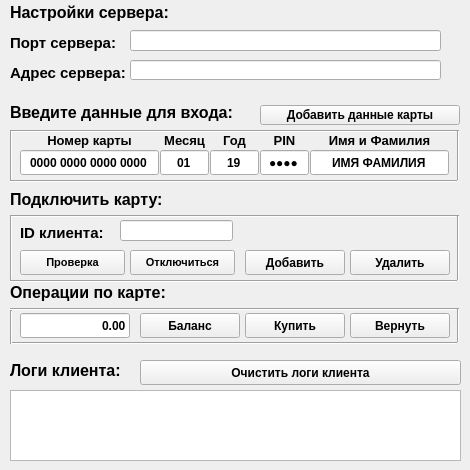
  <widget class="QWidget" name="centralWidget">
   <widget class="QListWidget" name="log">
    <property name="geometry">
     <rect>
      <x>10</x>
      <y>390</y>
      <width>451</width>
      <height>71</height>
     </rect>
    </property>
   </widget>
   <widget class="QLineEdit" name="cardNumberEdit">
    <property name="geometry">
     <rect>
      <x>20</x>
      <y>150</y>
      <width>139</width>
      <height>25</height>
     </rect>
    </property>
    <property name="palette">
     <palette>
      <active>
       <colorrole role="WindowText">
        <brush brushstyle="SolidPattern">
         <color alpha="255">
          <red>0</red>
          <green>0</green>
          <blue>0</blue>
         </color>
        </brush>
       </colorrole>
       <colorrole role="Text">
        <brush brushstyle="SolidPattern">
         <color alpha="255">
          <red>0</red>
          <green>0</green>
          <blue>0</blue>
         </color>
        </brush>
       </colorrole>
       <colorrole role="PlaceholderText">
        <brush brushstyle="NoBrush">
         <color alpha="128">
          <red>0</red>
          <green>0</green>
          <blue>0</blue>
         </color>
        </brush>
       </colorrole>
      </active>
      <inactive>
       <colorrole role="WindowText">
        <brush brushstyle="SolidPattern">
         <color alpha="255">
          <red>0</red>
          <green>0</green>
          <blue>0</blue>
         </color>
        </brush>
       </colorrole>
       <colorrole role="Text">
        <brush brushstyle="SolidPattern">
         <color alpha="255">
          <red>0</red>
          <green>0</green>
          <blue>0</blue>
         </color>
        </brush>
       </colorrole>
       <colorrole role="PlaceholderText">
        <brush brushstyle="NoBrush">
         <color alpha="128">
          <red>0</red>
          <green>0</green>
          <blue>0</blue>
         </color>
        </brush>
       </colorrole>
      </inactive>
      <disabled>
       <colorrole role="WindowText">
        <brush brushstyle="SolidPattern">
         <color alpha="255">
          <red>0</red>
          <green>0</green>
          <blue>0</blue>
         </color>
        </brush>
       </colorrole>
       <colorrole role="Text">
        <brush brushstyle="SolidPattern">
         <color alpha="255">
          <red>0</red>
          <green>0</green>
          <blue>0</blue>
         </color>
        </brush>
       </colorrole>
       <colorrole role="PlaceholderText">
        <brush brushstyle="NoBrush">
         <color alpha="128">
          <red>0</red>
          <green>0</green>
          <blue>0</blue>
         </color>
        </brush>
       </colorrole>
      </disabled>
     </palette>
    </property>
    <property name="font">
     <font>
      <weight>75</weight>
      <bold>true</bold>
     </font>
    </property>
    <property name="inputMask">
     <string>9999 9999 9999 9999</string>
    </property>
    <property name="text">
     <string>0000 0000 0000 0000</string>
    </property>
    <property name="alignment">
     <set>Qt::AlignCenter</set>
    </property>
   </widget>
   <widget class="QLabel" name="label_2">
    <property name="geometry">
     <rect>
      <x>10</x>
      <y>102</y>
      <width>300</width>
      <height>20</height>
     </rect>
    </property>
    <property name="font">
     <font>
      <pointsize>12</pointsize>
      <weight>75</weight>
      <bold>true</bold>
     </font>
    </property>
    <property name="text">
     <string>Введите данные для входа:</string>
    </property>
   </widget>
   <widget class="QLabel" name="label_3">
    <property name="geometry">
     <rect>
      <x>20</x>
      <y>130</y>
      <width>139</width>
      <height>20</height>
     </rect>
    </property>
    <property name="font">
     <font>
      <pointsize>10</pointsize>
      <weight>75</weight>
      <bold>true</bold>
     </font>
    </property>
    <property name="text">
     <string>Номер карты</string>
    </property>
    <property name="alignment">
     <set>Qt::AlignCenter</set>
    </property>
   </widget>
   <widget class="QLabel" name="label_4">
    <property name="geometry">
     <rect>
      <x>160</x>
      <y>130</y>
      <width>49</width>
      <height>20</height>
     </rect>
    </property>
    <property name="font">
     <font>
      <pointsize>10</pointsize>
      <weight>75</weight>
      <bold>true</bold>
     </font>
    </property>
    <property name="text">
     <string>Месяц</string>
    </property>
    <property name="alignment">
     <set>Qt::AlignCenter</set>
    </property>
   </widget>
   <widget class="QLineEdit" name="cardMounthEdit">
    <property name="geometry">
     <rect>
      <x>160</x>
      <y>150</y>
      <width>49</width>
      <height>25</height>
     </rect>
    </property>
    <property name="palette">
     <palette>
      <active>
       <colorrole role="WindowText">
        <brush brushstyle="SolidPattern">
         <color alpha="255">
          <red>0</red>
          <green>0</green>
          <blue>0</blue>
         </color>
        </brush>
       </colorrole>
       <colorrole role="Text">
        <brush brushstyle="SolidPattern">
         <color alpha="255">
          <red>0</red>
          <green>0</green>
          <blue>0</blue>
         </color>
        </brush>
       </colorrole>
       <colorrole role="PlaceholderText">
        <brush brushstyle="NoBrush">
         <color alpha="128">
          <red>0</red>
          <green>0</green>
          <blue>0</blue>
         </color>
        </brush>
       </colorrole>
      </active>
      <inactive>
       <colorrole role="WindowText">
        <brush brushstyle="SolidPattern">
         <color alpha="255">
          <red>0</red>
          <green>0</green>
          <blue>0</blue>
         </color>
        </brush>
       </colorrole>
       <colorrole role="Text">
        <brush brushstyle="SolidPattern">
         <color alpha="255">
          <red>0</red>
          <green>0</green>
          <blue>0</blue>
         </color>
        </brush>
       </colorrole>
       <colorrole role="PlaceholderText">
        <brush brushstyle="NoBrush">
         <color alpha="128">
          <red>0</red>
          <green>0</green>
          <blue>0</blue>
         </color>
        </brush>
       </colorrole>
      </inactive>
      <disabled>
       <colorrole role="WindowText">
        <brush brushstyle="SolidPattern">
         <color alpha="255">
          <red>0</red>
          <green>0</green>
          <blue>0</blue>
         </color>
        </brush>
       </colorrole>
       <colorrole role="Text">
        <brush brushstyle="SolidPattern">
         <color alpha="255">
          <red>0</red>
          <green>0</green>
          <blue>0</blue>
         </color>
        </brush>
       </colorrole>
       <colorrole role="PlaceholderText">
        <brush brushstyle="NoBrush">
         <color alpha="128">
          <red>0</red>
          <green>0</green>
          <blue>0</blue>
         </color>
        </brush>
       </colorrole>
      </disabled>
     </palette>
    </property>
    <property name="font">
     <font>
      <weight>75</weight>
      <bold>true</bold>
     </font>
    </property>
    <property name="inputMask">
     <string>99</string>
    </property>
    <property name="text">
     <string>01</string>
    </property>
    <property name="alignment">
     <set>Qt::AlignCenter</set>
    </property>
   </widget>
   <widget class="QLineEdit" name="cardYearEdit">
    <property name="geometry">
     <rect>
      <x>210</x>
      <y>150</y>
      <width>49</width>
      <height>25</height>
     </rect>
    </property>
    <property name="palette">
     <palette>
      <active>
       <colorrole role="WindowText">
        <brush brushstyle="SolidPattern">
         <color alpha="255">
          <red>0</red>
          <green>0</green>
          <blue>0</blue>
         </color>
        </brush>
       </colorrole>
       <colorrole role="Text">
        <brush brushstyle="SolidPattern">
         <color alpha="255">
          <red>0</red>
          <green>0</green>
          <blue>0</blue>
         </color>
        </brush>
       </colorrole>
       <colorrole role="PlaceholderText">
        <brush brushstyle="NoBrush">
         <color alpha="128">
          <red>0</red>
          <green>0</green>
          <blue>0</blue>
         </color>
        </brush>
       </colorrole>
      </active>
      <inactive>
       <colorrole role="WindowText">
        <brush brushstyle="SolidPattern">
         <color alpha="255">
          <red>0</red>
          <green>0</green>
          <blue>0</blue>
         </color>
        </brush>
       </colorrole>
       <colorrole role="Text">
        <brush brushstyle="SolidPattern">
         <color alpha="255">
          <red>0</red>
          <green>0</green>
          <blue>0</blue>
         </color>
        </brush>
       </colorrole>
       <colorrole role="PlaceholderText">
        <brush brushstyle="NoBrush">
         <color alpha="128">
          <red>0</red>
          <green>0</green>
          <blue>0</blue>
         </color>
        </brush>
       </colorrole>
      </inactive>
      <disabled>
       <colorrole role="WindowText">
        <brush brushstyle="SolidPattern">
         <color alpha="255">
          <red>0</red>
          <green>0</green>
          <blue>0</blue>
         </color>
        </brush>
       </colorrole>
       <colorrole role="Text">
        <brush brushstyle="SolidPattern">
         <color alpha="255">
          <red>0</red>
          <green>0</green>
          <blue>0</blue>
         </color>
        </brush>
       </colorrole>
       <colorrole role="PlaceholderText">
        <brush brushstyle="NoBrush">
         <color alpha="128">
          <red>0</red>
          <green>0</green>
          <blue>0</blue>
         </color>
        </brush>
       </colorrole>
      </disabled>
     </palette>
    </property>
    <property name="font">
     <font>
      <weight>75</weight>
      <bold>true</bold>
     </font>
    </property>
    <property name="inputMask">
     <string>99</string>
    </property>
    <property name="text">
     <string>19</string>
    </property>
    <property name="alignment">
     <set>Qt::AlignCenter</set>
    </property>
   </widget>
   <widget class="QLabel" name="label_5">
    <property name="geometry">
     <rect>
      <x>310</x>
      <y>130</y>
      <width>139</width>
      <height>20</height>
     </rect>
    </property>
    <property name="font">
     <font>
      <pointsize>10</pointsize>
      <weight>75</weight>
      <bold>true</bold>
     </font>
    </property>
    <property name="text">
     <string>Имя и Фамилия</string>
    </property>
    <property name="alignment">
     <set>Qt::AlignCenter</set>
    </property>
   </widget>
   <widget class="QLineEdit" name="cardNameEdit">
    <property name="geometry">
     <rect>
      <x>310</x>
      <y>150</y>
      <width>139</width>
      <height>25</height>
     </rect>
    </property>
    <property name="palette">
     <palette>
      <active>
       <colorrole role="WindowText">
        <brush brushstyle="SolidPattern">
         <color alpha="255">
          <red>0</red>
          <green>0</green>
          <blue>0</blue>
         </color>
        </brush>
       </colorrole>
       <colorrole role="Text">
        <brush brushstyle="SolidPattern">
         <color alpha="255">
          <red>0</red>
          <green>0</green>
          <blue>0</blue>
         </color>
        </brush>
       </colorrole>
       <colorrole role="PlaceholderText">
        <brush brushstyle="NoBrush">
         <color alpha="128">
          <red>0</red>
          <green>0</green>
          <blue>0</blue>
         </color>
        </brush>
       </colorrole>
      </active>
      <inactive>
       <colorrole role="WindowText">
        <brush brushstyle="SolidPattern">
         <color alpha="255">
          <red>0</red>
          <green>0</green>
          <blue>0</blue>
         </color>
        </brush>
       </colorrole>
       <colorrole role="Text">
        <brush brushstyle="SolidPattern">
         <color alpha="255">
          <red>0</red>
          <green>0</green>
          <blue>0</blue>
         </color>
        </brush>
       </colorrole>
       <colorrole role="PlaceholderText">
        <brush brushstyle="NoBrush">
         <color alpha="128">
          <red>0</red>
          <green>0</green>
          <blue>0</blue>
         </color>
        </brush>
       </colorrole>
      </inactive>
      <disabled>
       <colorrole role="WindowText">
        <brush brushstyle="SolidPattern">
         <color alpha="255">
          <red>0</red>
          <green>0</green>
          <blue>0</blue>
         </color>
        </brush>
       </colorrole>
       <colorrole role="Text">
        <brush brushstyle="SolidPattern">
         <color alpha="255">
          <red>0</red>
          <green>0</green>
          <blue>0</blue>
         </color>
        </brush>
       </colorrole>
       <colorrole role="PlaceholderText">
        <brush brushstyle="NoBrush">
         <color alpha="128">
          <red>0</red>
          <green>0</green>
          <blue>0</blue>
         </color>
        </brush>
       </colorrole>
      </disabled>
     </palette>
    </property>
    <property name="font">
     <font>
      <weight>75</weight>
      <bold>true</bold>
     </font>
    </property>
    <property name="inputMask">
     <string/>
    </property>
    <property name="text">
     <string>ИМЯ ФАМИЛИЯ</string>
    </property>
    <property name="maxLength">
     <number>25</number>
    </property>
    <property name="alignment">
     <set>Qt::AlignCenter</set>
    </property>
   </widget>
   <widget class="QLabel" name="label_6">
    <property name="geometry">
     <rect>
      <x>260</x>
      <y>130</y>
      <width>49</width>
      <height>20</height>
     </rect>
    </property>
    <property name="font">
     <font>
      <pointsize>10</pointsize>
      <weight>75</weight>
      <bold>true</bold>
     </font>
    </property>
    <property name="text">
     <string>PIN</string>
    </property>
    <property name="alignment">
     <set>Qt::AlignCenter</set>
    </property>
   </widget>
   <widget class="QLineEdit" name="cardPinEdit">
    <property name="geometry">
     <rect>
      <x>260</x>
      <y>150</y>
      <width>49</width>
      <height>25</height>
     </rect>
    </property>
    <property name="palette">
     <palette>
      <active>
       <colorrole role="WindowText">
        <brush brushstyle="SolidPattern">
         <color alpha="255">
          <red>0</red>
          <green>0</green>
          <blue>0</blue>
         </color>
        </brush>
       </colorrole>
       <colorrole role="Text">
        <brush brushstyle="SolidPattern">
         <color alpha="255">
          <red>0</red>
          <green>0</green>
          <blue>0</blue>
         </color>
        </brush>
       </colorrole>
       <colorrole role="PlaceholderText">
        <brush brushstyle="NoBrush">
         <color alpha="128">
          <red>0</red>
          <green>0</green>
          <blue>0</blue>
         </color>
        </brush>
       </colorrole>
      </active>
      <inactive>
       <colorrole role="WindowText">
        <brush brushstyle="SolidPattern">
         <color alpha="255">
          <red>0</red>
          <green>0</green>
          <blue>0</blue>
         </color>
        </brush>
       </colorrole>
       <colorrole role="Text">
        <brush brushstyle="SolidPattern">
         <color alpha="255">
          <red>0</red>
          <green>0</green>
          <blue>0</blue>
         </color>
        </brush>
       </colorrole>
       <colorrole role="PlaceholderText">
        <brush brushstyle="NoBrush">
         <color alpha="128">
          <red>0</red>
          <green>0</green>
          <blue>0</blue>
         </color>
        </brush>
       </colorrole>
      </inactive>
      <disabled>
       <colorrole role="WindowText">
        <brush brushstyle="SolidPattern">
         <color alpha="255">
          <red>0</red>
          <green>0</green>
          <blue>0</blue>
         </color>
        </brush>
       </colorrole>
       <colorrole role="Text">
        <brush brushstyle="SolidPattern">
         <color alpha="255">
          <red>0</red>
          <green>0</green>
          <blue>0</blue>
         </color>
        </brush>
       </colorrole>
       <colorrole role="PlaceholderText">
        <brush brushstyle="NoBrush">
         <color alpha="128">
          <red>0</red>
          <green>0</green>
          <blue>0</blue>
         </color>
        </brush>
       </colorrole>
      </disabled>
     </palette>
    </property>
    <property name="font">
     <font>
      <weight>75</weight>
      <bold>true</bold>
     </font>
    </property>
    <property name="inputMask">
     <string>9999</string>
    </property>
    <property name="text">
     <string>0000</string>
    </property>
    <property name="echoMode">
     <enum>QLineEdit::PasswordEchoOnEdit</enum>
    </property>
    <property name="alignment">
     <set>Qt::AlignCenter</set>
    </property>
   </widget>
   <widget class="QPushButton" name="balanceButton">
    <property name="geometry">
     <rect>
      <x>140</x>
      <y>313</y>
      <width>100</width>
      <height>25</height>
     </rect>
    </property>
    <property name="font">
     <font>
      <weight>75</weight>
      <bold>true</bold>
     </font>
    </property>
    <property name="text">
     <string>Баланс</string>
    </property>
   </widget>
   <widget class="QPushButton" name="closeConnectionButton">
    <property name="geometry">
     <rect>
      <x>130</x>
      <y>250</y>
      <width>105</width>
      <height>25</height>
     </rect>
    </property>
    <property name="font">
     <font>
      <pointsize>8</pointsize>
      <weight>75</weight>
      <bold>true</bold>
     </font>
    </property>
    <property name="text">
     <string>Отключиться</string>
    </property>
   </widget>
   <widget class="QLabel" name="label">
    <property name="geometry">
     <rect>
      <x>10</x>
      <y>30</y>
      <width>120</width>
      <height>25</height>
     </rect>
    </property>
    <property name="font">
     <font>
      <pointsize>11</pointsize>
      <weight>75</weight>
      <bold>true</bold>
     </font>
    </property>
    <property name="text">
     <string>Порт сервера:</string>
    </property>
   </widget>
   <widget class="QPushButton" name="testButton">
    <property name="geometry">
     <rect>
      <x>20</x>
      <y>250</y>
      <width>105</width>
      <height>25</height>
     </rect>
    </property>
    <property name="font">
     <font>
      <pointsize>8</pointsize>
      <weight>75</weight>
      <bold>true</bold>
     </font>
    </property>
    <property name="text">
     <string>Проверка</string>
    </property>
   </widget>
   <widget class="QPushButton" name="saleButton">
    <property name="geometry">
     <rect>
      <x>245</x>
      <y>313</y>
      <width>100</width>
      <height>25</height>
     </rect>
    </property>
    <property name="font">
     <font>
      <weight>75</weight>
      <bold>true</bold>
     </font>
    </property>
    <property name="text">
     <string>Купить</string>
    </property>
   </widget>
   <widget class="QPushButton" name="refundButton">
    <property name="geometry">
     <rect>
      <x>350</x>
      <y>313</y>
      <width>100</width>
      <height>25</height>
     </rect>
    </property>
    <property name="font">
     <font>
      <weight>75</weight>
      <bold>true</bold>
     </font>
    </property>
    <property name="text">
     <string>Вернуть</string>
    </property>
   </widget>
   <widget class="QLineEdit" name="summEdit">
    <property name="geometry">
     <rect>
      <x>20</x>
      <y>313</y>
      <width>110</width>
      <height>25</height>
     </rect>
    </property>
    <property name="font">
     <font>
      <weight>75</weight>
      <bold>true</bold>
     </font>
    </property>
    <property name="text">
     <string>0.00</string>
    </property>
    <property name="alignment">
     <set>Qt::AlignRight|Qt::AlignTrailing|Qt::AlignVCenter</set>
    </property>
   </widget>
   <widget class="QLabel" name="label_8">
    <property name="geometry">
     <rect>
      <x>20</x>
      <y>220</y>
      <width>120</width>
      <height>25</height>
     </rect>
    </property>
    <property name="font">
     <font>
      <pointsize>11</pointsize>
      <weight>75</weight>
      <bold>true</bold>
     </font>
    </property>
    <property name="text">
     <string>ID клиента:</string>
    </property>
   </widget>
   <widget class="QToolButton" name="generateButton">
    <property name="geometry">
     <rect>
      <x>245</x>
      <y>250</y>
      <width>100</width>
      <height>25</height>
     </rect>
    </property>
    <property name="font">
     <font>
      <weight>75</weight>
      <bold>true</bold>
     </font>
    </property>
    <property name="text">
     <string>Добавить</string>
    </property>
   </widget>
   <widget class="QLabel" name="label_9">
    <property name="geometry">
     <rect>
      <x>10</x>
      <y>187</y>
      <width>200</width>
      <height>25</height>
     </rect>
    </property>
    <property name="font">
     <font>
      <pointsize>12</pointsize>
      <weight>75</weight>
      <bold>true</bold>
     </font>
    </property>
    <property name="text">
     <string>Подключить карту:</string>
    </property>
   </widget>
   <widget class="QLabel" name="label_10">
    <property name="geometry">
     <rect>
      <x>10</x>
      <y>360</y>
      <width>200</width>
      <height>20</height>
     </rect>
    </property>
    <property name="font">
     <font>
      <pointsize>12</pointsize>
      <weight>75</weight>
      <bold>true</bold>
     </font>
    </property>
    <property name="text">
     <string>Логи клиента:</string>
    </property>
   </widget>
   <widget class="QToolButton" name="deleteButton">
    <property name="geometry">
     <rect>
      <x>350</x>
      <y>250</y>
      <width>100</width>
      <height>25</height>
     </rect>
    </property>
    <property name="font">
     <font>
      <weight>75</weight>
      <bold>true</bold>
     </font>
    </property>
    <property name="text">
     <string>Удалить</string>
    </property>
   </widget>
   <widget class="QLabel" name="label_11">
    <property name="geometry">
     <rect>
      <x>210</x>
      <y>130</y>
      <width>49</width>
      <height>20</height>
     </rect>
    </property>
    <property name="font">
     <font>
      <pointsize>10</pointsize>
      <weight>75</weight>
      <bold>true</bold>
     </font>
    </property>
    <property name="text">
     <string>Год</string>
    </property>
    <property name="alignment">
     <set>Qt::AlignCenter</set>
    </property>
   </widget>
   <widget class="Line" name="line">
    <property name="geometry">
     <rect>
      <x>10</x>
      <y>130</y>
      <width>447</width>
      <height>3</height>
     </rect>
    </property>
    <property name="orientation">
     <enum>Qt::Horizontal</enum>
    </property>
   </widget>
   <widget class="Line" name="line_2">
    <property name="geometry">
     <rect>
      <x>10</x>
      <y>180</y>
      <width>447</width>
      <height>3</height>
     </rect>
    </property>
    <property name="orientation">
     <enum>Qt::Horizontal</enum>
    </property>
   </widget>
   <widget class="Line" name="line_3">
    <property name="geometry">
     <rect>
      <x>10</x>
      <y>130</y>
      <width>3</width>
      <height>50</height>
     </rect>
    </property>
    <property name="orientation">
     <enum>Qt::Vertical</enum>
    </property>
   </widget>
   <widget class="Line" name="line_4">
    <property name="geometry">
     <rect>
      <x>457</x>
      <y>130</y>
      <width>3</width>
      <height>50</height>
     </rect>
    </property>
    <property name="orientation">
     <enum>Qt::Vertical</enum>
    </property>
   </widget>
   <widget class="QLabel" name="label_12">
    <property name="geometry">
     <rect>
      <x>10</x>
      <y>280</y>
      <width>200</width>
      <height>25</height>
     </rect>
    </property>
    <property name="font">
     <font>
      <pointsize>12</pointsize>
      <weight>75</weight>
      <bold>true</bold>
     </font>
    </property>
    <property name="text">
     <string>Операции по карте:</string>
    </property>
   </widget>
   <widget class="QToolButton" name="clerclog">
    <property name="geometry">
     <rect>
      <x>140</x>
      <y>360</y>
      <width>321</width>
      <height>25</height>
     </rect>
    </property>
    <property name="font">
     <font>
      <weight>75</weight>
      <bold>true</bold>
     </font>
    </property>
    <property name="text">
     <string>Очистить логи клиента</string>
    </property>
   </widget>
   <widget class="Line" name="line_5">
    <property name="geometry">
     <rect>
      <x>10</x>
      <y>215</y>
      <width>447</width>
      <height>3</height>
     </rect>
    </property>
    <property name="orientation">
     <enum>Qt::Horizontal</enum>
    </property>
   </widget>
   <widget class="Line" name="line_6">
    <property name="geometry">
     <rect>
      <x>10</x>
      <y>280</y>
      <width>447</width>
      <height>3</height>
     </rect>
    </property>
    <property name="orientation">
     <enum>Qt::Horizontal</enum>
    </property>
   </widget>
   <widget class="Line" name="line_7">
    <property name="geometry">
     <rect>
      <x>10</x>
      <y>215</y>
      <width>3</width>
      <height>65</height>
     </rect>
    </property>
    <property name="orientation">
     <enum>Qt::Vertical</enum>
    </property>
   </widget>
   <widget class="Line" name="line_8">
    <property name="geometry">
     <rect>
      <x>457</x>
      <y>215</y>
      <width>3</width>
      <height>65</height>
     </rect>
    </property>
    <property name="orientation">
     <enum>Qt::Vertical</enum>
    </property>
   </widget>
   <widget class="Line" name="line_9">
    <property name="geometry">
     <rect>
      <x>10</x>
      <y>308</y>
      <width>447</width>
      <height>3</height>
     </rect>
    </property>
    <property name="orientation">
     <enum>Qt::Horizontal</enum>
    </property>
   </widget>
   <widget class="Line" name="line_10">
    <property name="geometry">
     <rect>
      <x>10</x>
      <y>342</y>
      <width>447</width>
      <height>3</height>
     </rect>
    </property>
    <property name="orientation">
     <enum>Qt::Horizontal</enum>
    </property>
   </widget>
   <widget class="Line" name="line_11">
    <property name="geometry">
     <rect>
      <x>457</x>
      <y>308</y>
      <width>3</width>
      <height>34</height>
     </rect>
    </property>
    <property name="orientation">
     <enum>Qt::Vertical</enum>
    </property>
   </widget>
   <widget class="Line" name="line_12">
    <property name="geometry">
     <rect>
      <x>10</x>
      <y>310</y>
      <width>3</width>
      <height>34</height>
     </rect>
    </property>
    <property name="orientation">
     <enum>Qt::Vertical</enum>
    </property>
   </widget>
   <widget class="QPushButton" name="pushButton">
    <property name="geometry">
     <rect>
      <x>260</x>
      <y>105</y>
      <width>200</width>
      <height>20</height>
     </rect>
    </property>
    <property name="font">
     <font>
      <weight>75</weight>
      <bold>true</bold>
     </font>
    </property>
    <property name="text">
     <string>Добавить данные карты</string>
    </property>
   </widget>
   <widget class="QLabel" name="label_13">
    <property name="geometry">
     <rect>
      <x>10</x>
      <y>0</y>
      <width>200</width>
      <height>25</height>
     </rect>
    </property>
    <property name="font">
     <font>
      <pointsize>12</pointsize>
      <weight>75</weight>
      <bold>true</bold>
     </font>
    </property>
    <property name="text">
     <string>Настройки сервера:</string>
    </property>
   </widget>
   <widget class="QLabel" name="label_7">
    <property name="geometry">
     <rect>
      <x>10</x>
      <y>60</y>
      <width>120</width>
      <height>25</height>
     </rect>
    </property>
    <property name="font">
     <font>
      <pointsize>11</pointsize>
      <weight>75</weight>
      <bold>true</bold>
     </font>
    </property>
    <property name="text">
     <string>Адрес сервера:</string>
    </property>
   </widget>
   <widget class="QLineEdit" name="portEdit">
    <property name="geometry">
     <rect>
      <x>130</x>
      <y>30</y>
      <width>311</width>
      <height>21</height>
     </rect>
    </property>
   </widget>
   <widget class="QLineEdit" name="ipEdit">
    <property name="geometry">
     <rect>
      <x>130</x>
      <y>60</y>
      <width>311</width>
      <height>20</height>
     </rect>
    </property>
   </widget>
   <widget class="QLineEdit" name="idList">
    <property name="geometry">
     <rect>
      <x>120</x>
      <y>220</y>
      <width>113</width>
      <height>21</height>
     </rect>
    </property>
    <property name="font">
     <font>
      <family>Segoe UI</family>
      <pointsize>9</pointsize>
      <weight>75</weight>
      <bold>true</bold>
     </font>
    </property>
   </widget>
  </widget>
